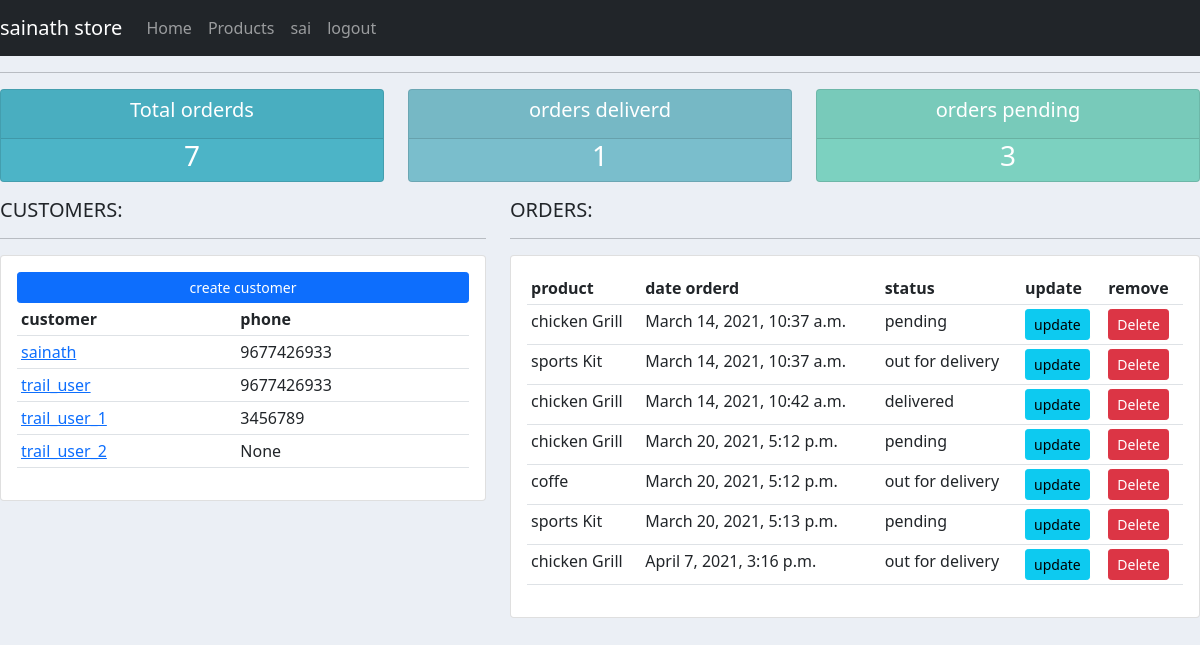
Page / (signed in) on the committed database.
### accounts/models.py (models this page shows, shortened)
class Customer(models.Model):
    user = models.OneToOneField(User, null=True,blank=True, on_delete=models.CASCADE)
    name = models.CharField(max_length=200, null=True)
    phone = models.CharField(max_length=200, null=True)
    email = models.CharField(max_length=200, null=True)
    profile_pic = models.ImageField(default="common.jpg",null=True, blank=True)
    date_created = models.DateTimeField(auto_now_add=True)

class Order(models.Model):
    STATUS = (
        ("pending", "pending"),
        ("out for delivery", "out for delivery"),
        ("delivered", "delivered")
    )
    customer = models.ForeignKey(Customer, null=True, on_delete=models.SET_NULL)
    products = models.ForeignKey(Products, null=True, on_delete=models.SET_NULL)
    date_created = models.DateTimeField(auto_now_add=True)
    status = models.CharField(max_length=200, choices=STATUS)
    note = models.CharField(max_length=500, null=True)

class Products(models.Model):
    CATEGORY = (
        ("Indoor", "Indoor"),
        ("Out Door", "Out Door")
    )
    name = models.CharField(max_length=200, null=True)
    price = models.FloatField(null=True)
    category = models.CharField(max_length=200, null=True, choices=CATEGORY)
    description = models.CharField(max_length=200, null=True, blank=True)
    date_created = models.DateTimeField(auto_now_add=True)
    tags = models.ManyToManyField(Tag)
    def __str__(self):
        return self.name

### accounts/decorators.py (the view)
        def inner_func(request, *args, **kwargs):
            group = None
            if request.user.groups.exists():
                group = request.user.groups.all()[0].name
            if group == "customer":
                  return redirect("user")
            if group == "admin":
                  return func(request, *args, **kwargs)

### accounts/views.py (called while the page is built)
@login_required(login_url="login")
@admin_only
def home(request):
    order = Order.objects.all()
    customer = Customer.objects.all()
    total_orders = order.count()
    delivered = order.filter(status="delivered").count()
    pending = order.filter(status="pending").count()
    return render(request, "accounts/dashboard.html", {"orders": order, "customer": customer, "total_order": total_orders, "delivered": delivered, "pending": pending})

### accounts/templates/accounts/dashboard.html (shortened to what this page needs)
{% extends "accounts/layout.html" %}
{% block content %}
{% include "accounts/status.html" %}
<div class="row">
    <div class="col-md-5">
        <h5>CUSTOMERS:</h5>
        <hr>
        <div class="card card-body">
            <a class="btn btn-primary btn-sm btn-block" href="">create customer</a>
            <table class="table table-sm">
                <tr>
                    <th>customer</th>
                    <th>phone</th>
                </tr>
               {% for person in customer %}
                  <tr>
                   <td><a href="{% url 'customer' person.id %}">{{ person.name}}</a></td>
                   <td>{{ person.phone}}</td>
                  </tr>
               {% endfor %}
            </table>
        </div>
    </div>
    <div class="col-md-7">
        <h5>ORDERS:</h5>
        <hr>
        <div class="card card-body">
            <table class="table table-sm">
                <tr>
                    <th>product</th>
                    <th>date orderd</th>
                    <th>status</th>
                    <th>update</th>
                    <th>remove</th>
                </tr>
                {% for order in orders %}
                <tr>
                 <td>{{ order.products }}</td>
                 <td>{{ order.date_created  }}</td>
                 <td>{{ order.status }}</td>
                 <td><a class="btn btn-sm btn-info" href="{% url 'update_order' order.id %}">update</a></td>
                 <td><button type="button" class="btn btn-sm btn-danger" data-toggle="modal" data-target="#exampleModal">Delete </button></td>
                </tr>
             {% endfor %}
            </table>
        </div>
    </div>
</div>
{% endblock %}

### accounts/templates/accounts/layout.html (shortened to what this page needs)
{% load static %}
<!DOCTYPE html>
<html lang="en">
<head>
    <link href="https://cdn.jsdelivr.net/npm/bootstrap@5.0.0-beta2/dist/css/bootstrap.min.css" rel="stylesheet">
    <link rel="stylesheet" type="text/css" href="{% static '/css/main.css' %}">
</head>
<body>
    {% include "accounts/navbar.html" %}
    {% block content %}  {% endblock %}
</body>
</html>

### accounts/templates/accounts/navbar.html (shortened to what this page needs)
<nav class="navbar navbar-expand-lg navbar-dark bg-dark">
    <a class="navbar-brand" href="#">sainath store</a>
    {% if request.user.is_staff %}
    <div class="collapse navbar-collapse" id="navbarNav">
      <ul class="navbar-nav">
        <li class="nav-item active">
          <a class="nav-link" href="{% url 'home' %}">Home </a>
        </li>
        <li class="nav-item">
          <a class="nav-link" href="{% url 'products' %}">Products</a>
        </li>
        {% else %}
        <li class="nav-item">
          <a class="nav-link" href="{% url 'account_setting' %}"> setting</a>
        </li>
      </ul>
    </div>
    {% endif %}
    <ul class="navbar-nav">
    <li class="nav-item">
      <a class="nav-link">{{request.user}}</a>
    </li>
    <li class="nav-item">
      <a class="nav-link" href="{% url 'logout_user' %}">logout</a>
    </li>
    </ul>
  </nav>

### accounts/templates/accounts/status.html
<hr>
<div class="row">
    <div class="col">
        <div class="col-md">
            <div class="card text-center text-white mb-3" id="total-orders">
                <div class="card-header">
                    <h5 class="card-title">Total orderds</h5>
                </div>
                <div class="cards-body">
                    <h3 class="cards-title">{{ total_order }}</h3>
                </div>
           </div>
         </div>
    </div>
    <div class="col">
        <div class="col-md">
            <div class="card text-center text-white mb-3" id="orders-delivered">
                <div class="card-header">
                    <h5 class="card-title">orders deliverd</h5>
                </div>
                <div class="cards-body">
                    <h3 class="cards-title">{{ delivered }}</h3>
                </div>
           </div>
         </div>
    </div>
    <div class="col">
        <div class="col-md">
            <div class="card text-center text-white mb-3" id="orders-pending">
                <div class="card-header">
                    <h5 class="card-title">orders pending</h5>
                </div>
                <div class="cards-body">
                    <h3 class="cards-title">{{ pending }}</h3>
                </div>
           </div>
         </div>
    </div>
</div>

### static/css/main.css (style rules this page uses)
body { background-color: #ebeff5; }
#total-orders { background-color: #4cb4c7; }
#orders-delivered { background-color: #7abecc; }
#orders-pending { background-color: #7cd1c0; }

### rows in the picture
Customer: name "sainath", phone "9677426933"
Customer: name "trail_user", phone "9677426933"
Customer: name "trail_user_1", phone "3456789"
Customer: name "trail_user_2", phone "None"
Order: products "chicken Grill", date_created "March 14, 2021, 10:37 a.m.", status "pending"
Order: products "sports Kit", date_created "March 14, 2021, 10:37 a.m.", status "out for delivery"
Order: products "chicken Grill", date_created "March 14, 2021, 10:42 a.m.", status "delivered"
Order: products "chicken Grill", date_created "March 20, 2021, 5:12 p.m.", status "pending"
Order: products "coffe", date_created "March 20, 2021, 5:12 p.m.", status "out for delivery"
Order: products "sports Kit", date_created "March 20, 2021, 5:13 p.m.", status "pending"
Order: products "chicken Grill", date_created "April 7, 2021, 3:16 p.m.", status "out for delivery"

### other values in the picture
{{ request.user }} "sai"
{{ total_order }} "7"
{{ delivered }} "1"
{{ pending }} "3"
